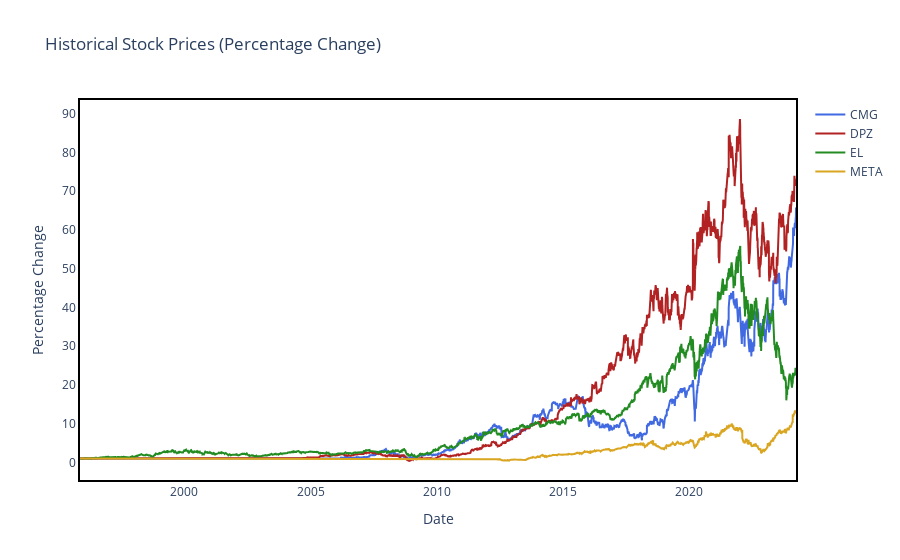

Write notebook code for a chart like this one.
### Code cell
import plotly.graph_objects as go
import pandas as pd

# Assuming 'merged_pct_change' is your DataFrame from the previous step

# Create a Plotly figure
fig = go.Figure()

# Add traces for each stock
fig.add_trace(go.Scatter(x=merged_pct_change.index, y=merged_pct_change['CMG'], mode='lines', name='CMG', line=dict(color='royalblue')))
fig.add_trace(go.Scatter(x=merged_pct_change.index, y=merged_pct_change['DPZ'], mode='lines', name='DPZ', line=dict(color='firebrick')))
fig.add_trace(go.Scatter(x=merged_pct_change.index, y=merged_pct_change['EL'], mode='lines', name='EL', line=dict(color='forestgreen')))
fig.add_trace(go.Scatter(x=merged_pct_change.index, y=merged_pct_change['META'], mode='lines', name='META', line=dict(color='goldenrod')))

# Improve layout for a cleaner look
fig.update_layout(
    title='Historical Stock Prices (Percentage Change)',
    xaxis_title='Date',
    yaxis_title='Percentage Change',
    plot_bgcolor='white',
    xaxis=dict(
        linecolor='black',
        linewidth=2,
        mirror=True
    ),
    yaxis=dict(
        linecolor='black',
        linewidth=2,
        mirror=True
    ),
    legend=dict(
        bgcolor='rgba(255,255,255,0.5)'
    )
)

# Show the figure
fig.show()

### Figure 1 — Plotly figure (JSON) as saved in the notebook; plotly's stock layout.template omitted (floating-point values rounded to 4 significant figures; data arrays with more than 128 entries replaced by an {"elided": "..."} marker saying what was removed)
{"data": [{"line": {"color": "royalblue"}, "mode": "lines", "name": "CMG", "type": "scatter", "x": {"elided": "7132 str values"}, "y": {"elided": "7132 float values"}}, {"line": {"color": "firebrick"}, "mode": "lines", "name": "DPZ", "type": "scatter", "x": {"elided": "7132 str values"}, "y": {"elided": "7132 float values"}}, {"line": {"color": "forestgreen"}, "mode": "lines", "name": "EL", "type": "scatter", "x": {"elided": "7132 str values"}, "y": {"elided": "7132 float values"}}, {"line": {"color": "goldenrod"}, "mode": "lines", "name": "META", "type": "scatter", "x": {"elided": "7132 str values"}, "y": {"elided": "7132 float values"}}], "layout": {"autosize": true, "legend": {"bgcolor": "rgba(255,255,255,0.5)"}, "plot_bgcolor": "white", "title": {"text": "Historical Stock Prices (Percentage Change)"}, "xaxis": {"autorange": true, "linecolor": "black", "linewidth": 2, "mirror": true, "range": ["1995-11-17", "2024-03-20"], "title": {"text": "Date"}, "type": "date"}, "yaxis": {"autorange": true, "linecolor": "black", "linewidth": 2, "mirror": true, "range": [-4.527, 93.51], "title": {"text": "Percentage Change"}, "type": "linear"}}}
